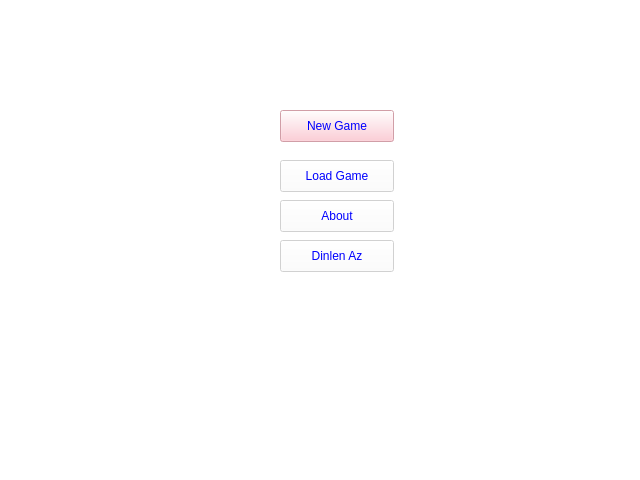
<?xml version="1.0" encoding="UTF-8"?>
<ui version="4.0">
 <class>MainWindow</class>
 <widget class="QMainWindow" name="MainWindow">
  <property name="enabled">
   <bool>false</bool>
  </property>
  <property name="geometry">
   <rect>
    <x>0</x>
    <y>0</y>
    <width>640</width>
    <height>480</height>
   </rect>
  </property>
  <property name="windowTitle">
   <string>MainWindow</string>
  </property>
  <property name="styleSheet">
   <string notr="true">background:white;
color:blue;</string>
  </property>
  <property name="tabShape">
   <enum>QTabWidget::Rounded</enum>
  </property>
  <widget class="QWidget" name="centralwidget">
   <widget class="QPushButton" name="pushButton">
    <property name="enabled">
     <bool>false</bool>
    </property>
    <property name="geometry">
     <rect>
      <x>280</x>
      <y>110</y>
      <width>114</width>
      <height>32</height>
     </rect>
    </property>
    <property name="styleSheet">
     <string notr="true">background:pink;</string>
    </property>
    <property name="text">
     <string>New Game</string>
    </property>
   </widget>
   <widget class="QPushButton" name="pushButton_2">
    <property name="geometry">
     <rect>
      <x>280</x>
      <y>160</y>
      <width>114</width>
      <height>32</height>
     </rect>
    </property>
    <property name="text">
     <string>Load Game</string>
    </property>
   </widget>
   <widget class="QPushButton" name="pushButton_3">
    <property name="geometry">
     <rect>
      <x>280</x>
      <y>200</y>
      <width>114</width>
      <height>32</height>
     </rect>
    </property>
    <property name="text">
     <string>About</string>
    </property>
   </widget>
   <widget class="QPushButton" name="pushButton_4">
    <property name="geometry">
     <rect>
      <x>280</x>
      <y>240</y>
      <width>114</width>
      <height>32</height>
     </rect>
    </property>
    <property name="text">
     <string>Dinlen Az</string>
    </property>
   </widget>
  </widget>
  <widget class="QMenuBar" name="menubar">
   <property name="geometry">
    <rect>
     <x>0</x>
     <y>0</y>
     <width>640</width>
     <height>22</height>
    </rect>
   </property>
  </widget>
  <widget class="QStatusBar" name="statusbar"/>
 </widget>
 <resources/>
 <connections>
  <connection>
   <sender>pushButton</sender>
   <signal>clicked()</signal>
   <receiver>pushButton</receiver>
   <slot>showMenu()</slot>
   <hints>
    <hint type="sourcelabel">
     <x>336</x>
     <y>147</y>
    </hint>
    <hint type="destinationlabel">
     <x>336</x>
     <y>147</y>
    </hint>
   </hints>
  </connection>
 </connections>
</ui>
